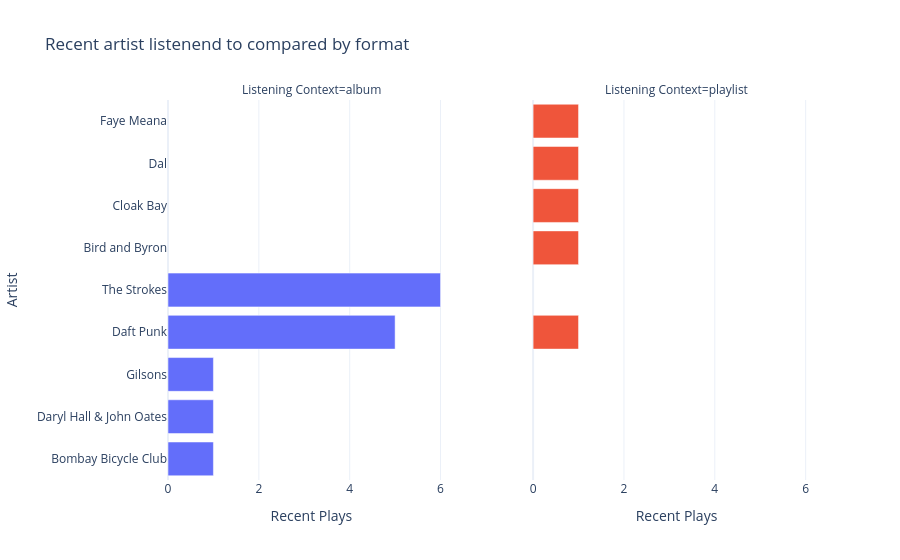

The code cell stored with this chart in its notebook:
### Markdown cell above
**Chart rationale:**  
A donut chart is appropriate for this question because it clearly communicates part-to-whole composition of recent listens by context. The chart makes relative share immediately visible while still showing exact play counts in hover details. The takeaway is that one context category contributes the largest share of recent listening, with album and unknown(Spotify DJ) contexts making up the remainder.

### Code cell
# Q3 Visualization 2: top artists by listening mode (album vs playlist)
import plotly.express as px

if "artist_by_context" not in globals():
    raise NameError("Run the Question 3 analysis cell first to create artist_by_context.")

context_order = ["album", "playlist"]
artist_context_plot = artist_by_context.copy()
artist_context_plot["context"] = pd.Categorical(
    artist_context_plot["context"], categories=context_order, ordered=True
)
artist_context_plot = artist_context_plot.sort_values(["context", "plays"], ascending=[True, True])

q3_context_bars = px.bar(
    artist_context_plot,
    x="plays",
    y="artist",
    color="context",
    orientation="h",
    facet_col="context",
    facet_col_spacing=0.12,
    category_orders={"context": context_order},
    labels={"plays": "Recent Plays", "artist": "Artist", "context": "Listening Context"},
    title="Recent artist listenend to compared by format")

q3_context_bars.update_layout(template="plotly_white", showlegend=False)
q3_context_bars.for_each_annotation(lambda a: a.update(text=a.text.replace("context=", "Context: ")))
q3_context_bars.show()

### Figure 1 — Plotly figure (JSON) as saved in the notebook; plotly's stock layout.template omitted (floating-point values rounded to 4 significant figures)
{"data": [{"hovertemplate": "Listening Context=album<br>Recent Plays=%{x}<br>Artist=%{y}<extra></extra>", "legendgroup": "album", "marker": {"color": "#636efa", "pattern": {"shape": ""}}, "name": "album", "orientation": "h", "showlegend": true, "textposition": "auto", "type": "bar", "x": [1, 1, 1, 5, 6], "xaxis": "x", "y": ["Bombay Bicycle Club", "Daryl Hall & John Oates", "Gilsons", "Daft Punk", "The Strokes"], "yaxis": "y"}, {"hovertemplate": "Listening Context=playlist<br>Recent Plays=%{x}<br>Artist=%{y}<extra></extra>", "legendgroup": "playlist", "marker": {"color": "#EF553B", "pattern": {"shape": ""}}, "name": "playlist", "orientation": "h", "showlegend": true, "textposition": "auto", "type": "bar", "x": [1, 1, 1, 1, 1], "xaxis": "x2", "y": ["Bird and Byron", "Cloak Bay", "Daft Punk", "Dal", "Faye Meana"], "yaxis": "y2"}], "layout": {"annotations": [{"font": {}, "showarrow": false, "text": "Listening Context=album", "x": 0.22, "xanchor": "center", "xref": "paper", "y": 1, "yanchor": "bottom", "yref": "paper"}, {"font": {}, "showarrow": false, "text": "Listening Context=playlist", "x": 0.78, "xanchor": "center", "xref": "paper", "y": 1, "yanchor": "bottom", "yref": "paper"}], "barmode": "relative", "legend": {"title": {"text": "Listening Context"}, "tracegroupgap": 0}, "showlegend": false, "title": {"text": "Recent artist listenend to compared by format"}, "xaxis": {"anchor": "y", "domain": [0, 0.44], "title": {"text": "Recent Plays"}}, "xaxis2": {"anchor": "y2", "domain": [0.56, 1], "matches": "x", "title": {"text": "Recent Plays"}}, "yaxis": {"anchor": "x", "domain": [0, 1], "title": {"text": "Artist"}}, "yaxis2": {"anchor": "x2", "domain": [0, 1], "matches": "y", "showticklabels": false}}}
